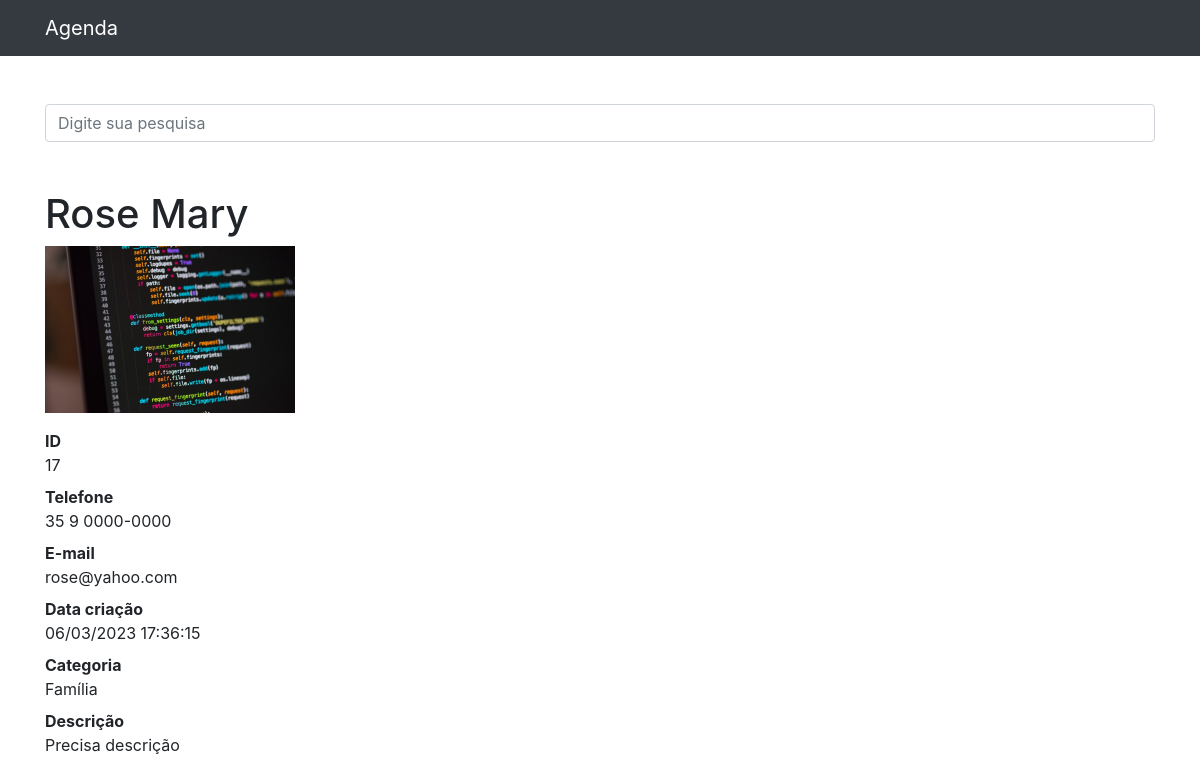
/17, run on the app's committed database.
### contatos/models.py (models this page shows, shortened)
class Contato(models.Model):
    nome = models.CharField(max_length=255)
    sobrenome = models.CharField(max_length=255, blank=True)
    telefone = models.CharField(max_length=255)
    email = models.CharField(max_length=255, blank=True)
    data_criacao = models.DateTimeField(default=timezone.now)
    descricao = models.TextField(blank=True)
    categoria = models.ForeignKey(Categoria, on_delete=models.DO_NOTHING)
    mostrar = models.BooleanField(default=True)
    foto = models.ImageField(blank=True, upload_to='fotos/%Y/%m/%d')

class Categoria(models.Model):
    nome = models.CharField(max_length=255)
    def __str__(self):
        return self.nome

### contatos/views.py (the view)
# urls.py: path('<int:contato_id>', views.ver_contato, name='ver_contato'),
def ver_contato(request, contato_id):
    contato = get_object_or_404(Contato, id=contato_id)
    if not contato.mostrar:
        raise Http404()
    return render(request, 'contatos/ver_contato.html', {
        'contato': contato
    })

### contatos/templates/contatos/ver_contato.html (shortened to what this page needs)
{% extends 'base.html' %}
{%block conteudo%}
<h1 class="mt-5">{{ contato.nome }} {{ contato.sobrenome }}</h1>
  {% if contato.foto %}
  <p>
    <img src="{{ contato.foto.url }}" style="max-width: 250px;">
  </p>
  {% endif %}
        <dl>
          <dt>ID</dt>
          <dd>{{ contato.id }}</dd>
          <dt>Telefone</dt>
          <dd>{{ contato.telefone }}</dd>
          <dt>E-mail</dt>
          <dd>{{ contato.email }}</dd>
          <dt>Data criação</dt>
          <dd>{{ contato.data_criacao|date:'d/m/Y H:i:s' }}</dd>
          <dt>Categoria</dt>
          <dd>{{ contato.categoria }}</dd>
          <dt>Descrição</dt>
          <dd>{{ contato.descricao }}</dd>
        </dl>
{% endblock %}

### data on the page
Contato: nome "Rose", sobrenome "Mary", foto (picture), id "17", telefone "35 9 0000-0000", email "rose@yahoo.com", data_criacao "06/03/2023 17:36:15", categoria "Família", descricao "Precisa descrição"
